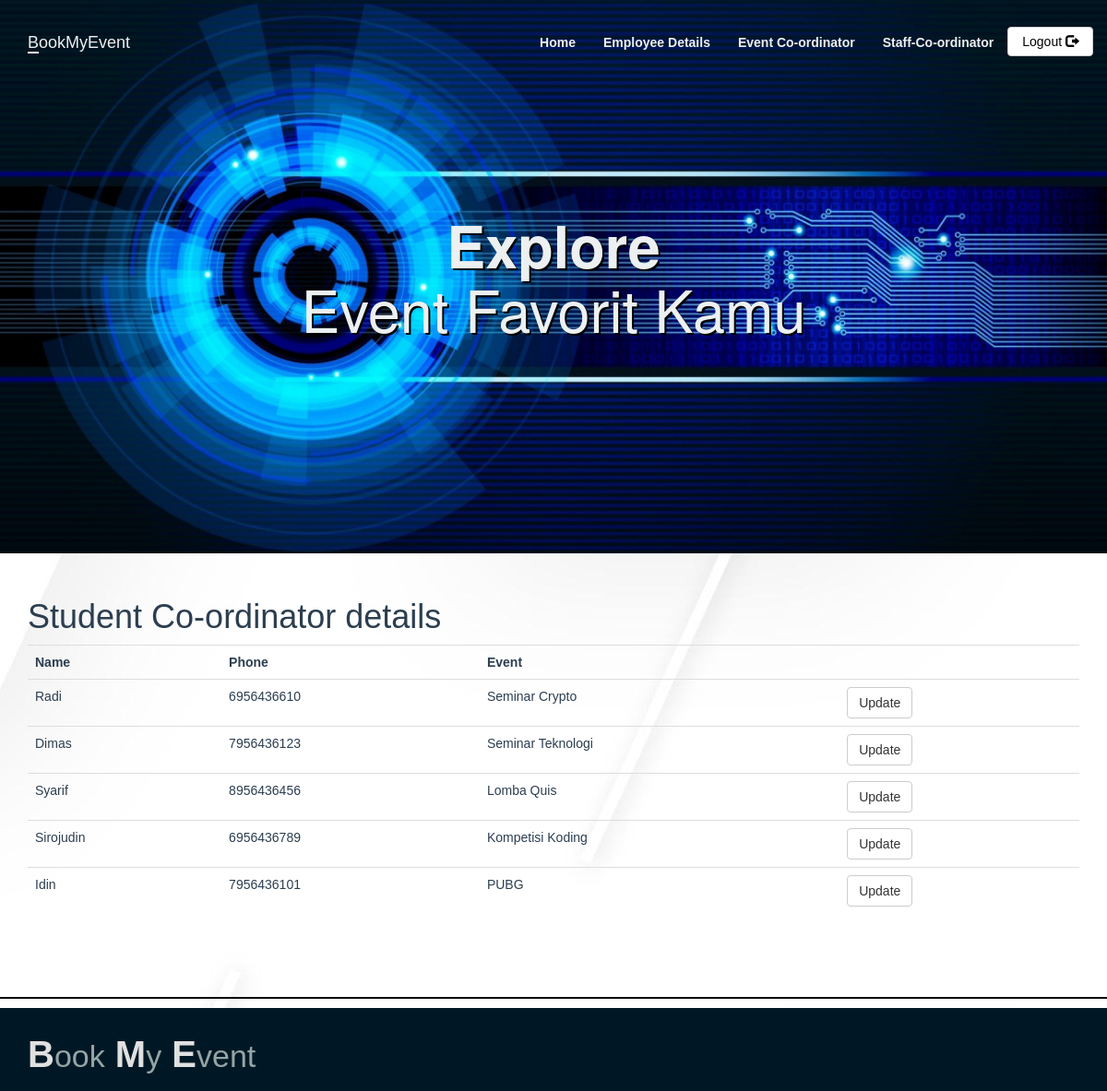
Screenshot of /Stu_cordinator.php with the database file from the repository.
### tables this page shows
CREATE TABLE `student_coordinator` (
  `sid` int(11) NOT NULL,
  `st_name` varchar(100) NOT NULL,
  `phone` varchar(10) DEFAULT NULL,
  `event_id` int(11) DEFAULT NULL
);

CREATE TABLE `events` (
  `event_id` int(11) NOT NULL,
  `event_title` varchar(50) NOT NULL,
  `event_price` int(11) DEFAULT NULL,
  `participents` int(100) DEFAULT 0,
  `img_link` text DEFAULT NULL,
  `type_id` int(11) DEFAULT NULL
);

### Stu_cordinator.php (the view, shortened to what this page needs)
<?php
include_once 'classes/db1.php';
$result = mysqli_query($conn,"SELECT * FROM student_coordinator s ,events e where e.event_id= s.event_id");
?>
<!DOCTYPE html>
<html>
<head>
        <?php require 'utils/styles.php'; ?>
    </head>
<body><?php include 'utils/adminHeader.php'?>
<div class = "content">
<div class = "container">
<h1>Student Co-ordinator details</h1>
<?php
if (mysqli_num_rows($result) > 0) {
?>
 <table class="table table-hover" >
  <tr>
    <th>Name</th>
    <th>Phone</th>
    <th>Event</th>
    <th></th>
  </tr>
<?php
while($row = mysqli_fetch_array($result)) {
?>
<tr>
    <td><?php echo $row["st_name"]; ?></td>
    <td><?php echo $row["phone"]; ?></td>
    <td><?php echo $row["event_title"]; ?></td>
    <td> <?php echo '<a  href="updateStudent.php?id='.$row['event_id'].'" class = "btn btn-default"> Update</a>'?></td>
</tr>
<?php
}
?>
</table>
 <?php
}
else{
    echo "No result found";
}
?>
</div>
</div>
 </body>
 <?php include 'utils/footer.php';?>
</html>

### css/style.css (style rules this page uses)
body { overflow-x: hidden; background-color: #ffffff; background-image: url('../images/4857390.jpg'); }
.content { font-family: Arial, Helvetica, sans-serif; color: #2C3E50; }

### rows the page displays
student_coordinator: st_name "Radi", phone "6956436610", event.event_title "Seminar Crypto"
student_coordinator: st_name "Dimas", phone "7956436123", event.event_title "Seminar Teknologi"
student_coordinator: st_name "Syarif", phone "8956436456", event.event_title "Lomba Quis"
student_coordinator: st_name "Sirojudin", phone "6956436789", event.event_title "Kompetisi Koding"
student_coordinator: st_name "Idin", phone "7956436101", event.event_title "PUBG"
